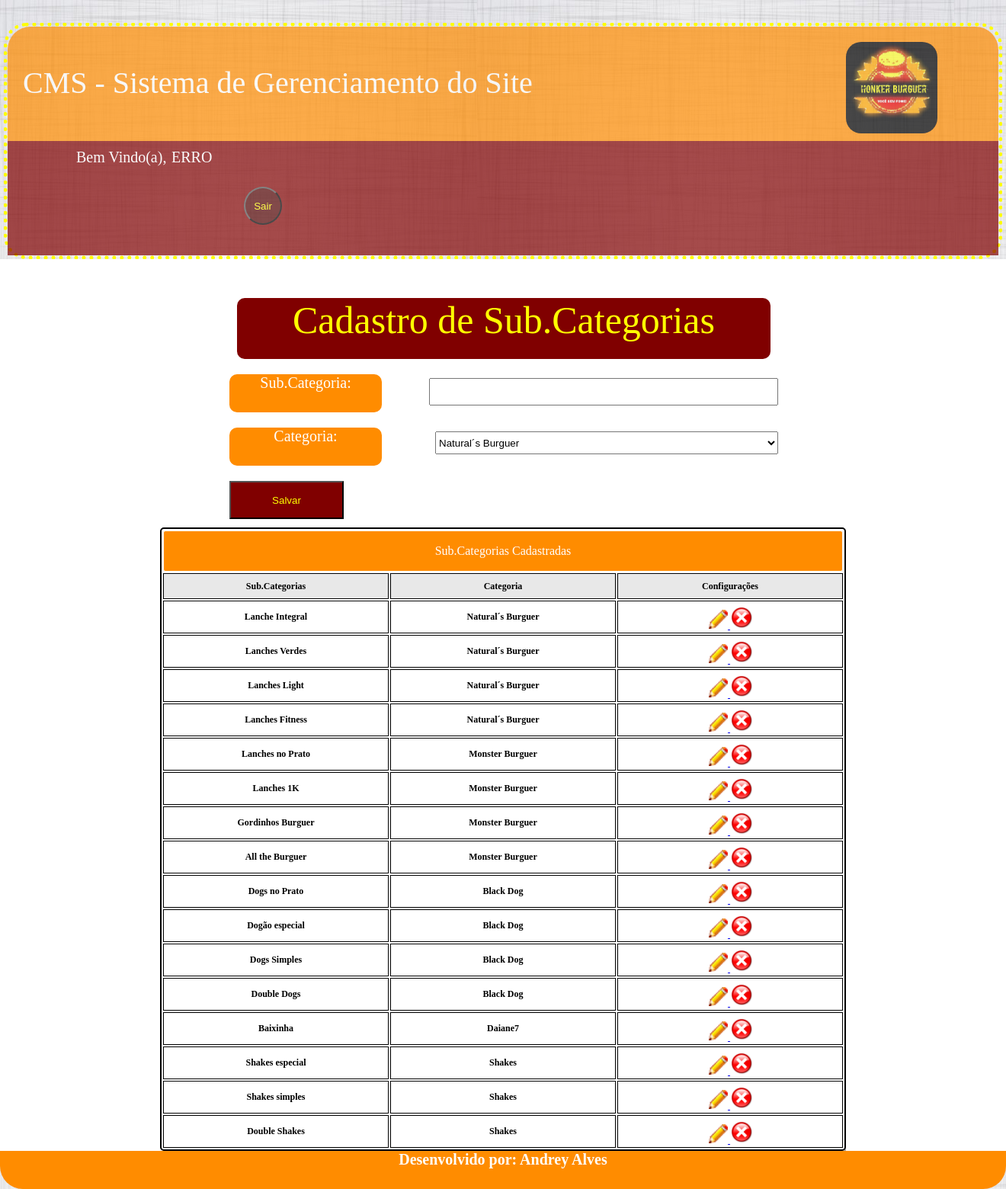
The page /CMS/subcategoriaAdm.php on the database its author committed.
### tables this page shows
CREATE TABLE `tblsubcat` (
  `idSubCat` int(11) NOT NULL AUTO_INCREMENT,
  `idCategoria` int(11) DEFAULT NULL,
  `subcat` varchar(45) DEFAULT NULL,
  PRIMARY KEY (`idSubCat`),
  KEY `idCategoria_idx` (`idCategoria`),
  CONSTRAINT `idCategoria` FOREIGN KEY (`idCategoria`) REFERENCES `tblcategorias` (`idCategoria`) ON DELETE NO ACTION ON UPDATE NO ACTION
);

CREATE TABLE `tblcategorias` (
  `idCategoria` int(11) NOT NULL AUTO_INCREMENT,
  `categoria` varchar(45) DEFAULT NULL,
  PRIMARY KEY (`idCategoria`)
);

### CMS/subcategoriaAdm.php (the view, shortened to what this page needs)
<?php
	$botao="Salvar";
	$subcat="";
?>
<!DOCTYPE html>
<html>
	<head>
		<link rel="stylesheet" type="text/css" href="CSS/styleAdm.css">
	</head>
	<body>
		<div id="principal">
			<header>
				<div id="conteudoheader">
					<div id="titulocms">
						<p>
							<a href="CMS.php" title="Voltar"> CMS - Sistema de Gerenciamento do Site </a>
						</p>
					</div>
					<div id="logo">
						<div>
							<img id="logoimg" src="Imagens/logoprincipal.jpg" alt=""/>
						</div>
					</div>
				</div>
			</header>
			<?php include('menuAdm.php'); ?>
			<section>
				<form name="frmsubcategorias" method="post" action="subcategoriaAdm.php">
					<div id="conteudoProduto">
						<div id="tituloinformacoes">
							<p>
								Cadastro de Sub.Categorias
							</p>
						</div>
						<div class="areadetexto_produtos">
							<p>
								Sub.Categoria:
							</p>
						</div>
						<div class="areadoinput_produtos">
							<input class="inputProduto" type="Text" name="txtSubCat" value="<?php echo($subcat); ?>">
						</div>
						<div class="areadetexto_integrantes">
							<p>Categoria:</p>
						</div>
						<div class="areadoinput_integrantes">
							<select class="inputBanda" name="optcategoria">
								<?php
									$sql = "select * from tblCategorias";
									$select=mysql_query($sql);
									while($rsconsulta=mysql_fetch_array($select)){
								?>
									<option value="<?php echo($rsconsulta['idCategoria']); ?>">
										<?php
											echo($rsconsulta['categoria']);
										?>
									</option>
								<?php
									}
								?>
							</select>
						</div>
						<div>
							<input id="salvar" value="<?php echo($botao); ?>" type="submit" name="btnSalvar">
						</div>
					</div>
				</form>
					<div id="consulta">
						<table id="tblconsulta">
							<tr>
								<td colspan="8" class="titulo_tabela_consulta">Sub.Categorias Cadastradas</td>
							 </tr>
							<tr>
								<td class="tblconsulta_td">Sub.Categorias</td>
								<td class="tblconsulta_td">Categoria</td>
								<td class="tblconsulta_td">Configurações</td>
							</tr>
							<?php
								$sql = "select * from tblSubCat as s
												inner join
												tblCategorias as c
												on s.idCategoria = c.idCategoria";
								$select = mysql_query($sql);
								while($rsconsulta = mysql_fetch_array($select)){
							?>
							<tr class="tblconsulta_tr">
								<td rowspan="1"><?php echo($rsconsulta['subcat']); ?></td>
								<td rowspan="1"><?php echo($rsconsulta['categoria']); ?></td>
								<td rowspan="1">
									<a href="subcategoriaAdm.php?modo=editar&codigo=<?php echo($rsconsulta['idSubCat']);?>">
										<img class="iconesAdm" src="icones/Modify16.png">
									</a>
									<a href="subcategoriaAdm.php?modo=excluir&codigo=<?php echo($rsconsulta['idSubCat']);?>">
										<img id="iconesAdmDelete" src="icones/error.png">
									</a>
								</td>
							</tr>
							<?php
								}
							?>
						</table>
					</div>
			</section>
			<?php include('rodapeAdm.php'); ?>
	</body>
</html>

### CMS/menuAdm.php (shortened to what this page needs)
<nav>
			<div id="login">
				<div id="bemvindo">
					<p>
						Bem Vindo(a),
					</p>
				</div>
				<div id="nomeusuario">
					<p>
						<?php
							if(isset($_SESSION['nome'])){
								echo($_SESSION['nome']);
							} else {
								echo("ERRO");
							}
						?>
					</p>
				</div>
				<div id="btnlogout">
				<form name="frmSair" method="post" action="menuAdm.php">
					<input id="botaologout" type="submit" name="btnlogout" value="Sair">
				</form>
				</div>
			</div>
	</div>

### CMS/rodapeAdm.php
<footer>
	<p>
		Desenvolvido por: Andrey Alves
	</p>
</footer>

### CMS/CSS/styleAdm.css (style rules this page uses)
body { margin:auto; background-image:url("../Imagens/fundo6.jpg"); font-family:Berlin Sans FB; }
.iconesAdm { width:25px; height:25px; margin-left:2px }
#iconesAdmDelete { width:30px; height:30px; margin-top:5px; }
#principal { width:1300px; height:auto; margin-top:30px; margin-left:auto; margin-right:auto; margin-bottom,:auto; border-radius:30px; border:5px dotted #FFFF00; }
header { width:100%; height:150px; background-color:#FF8C00; margin:auto; filter:alpha(opacity=70); opacity:0.7; z-index:5; border-radius:30px 30px 0px 0px; }
#conteudoheader { width:100%; height:150px; border:0px solid; }
#titulocms { width:700px; height:100px; margin-top:20px; margin-left:20px; border:0px solid; color:#fff; float:left; }
#titulocms p { font-size:40px; margin-top:30px; }
#titulocms a { color:#fff; text-decoration:none; }
#logo { width:120px; height:120px; border:0px solid; margin-top:20px; margin-right:80px; float:right; }
#logoimg { width:120px; height:120px; border-radius:20px; }
nav { width:100%; height:150px; border:0px solid; filter:alpha(opacity=70); margin:auto; opacity:0.7; background-color:#800000; }
#login { width:280px; height:110px; border:0px solid #fff; margin-top:5px; margin-left:80px; border-radius:5px; float:left; }
#bemvindo { width:135px; height:35px; border:0px solid; float:left; }
#bemvindo p { font-size:20px; margin-top:5px; margin-left:10px; color:#fff; }
#nomeusuario { width:auto; height:35px; margin-left:0px; border:0px solid; float:left; }
#nomeusuario p { font-size:20px; margin-top:5px; margin-left:0px; color:#fff; }
#btnlogout { margin-top:55px; float:right; }
#botaologout { width:50px; height:50px; margin-top:0px; background-color:#500000; color:#FFFF00; border-radius:100px; }
section { height:auto; background-color:#fff; border:0px solid; }
#salvar { width:150px; height:50px; margin-left:300px; margin-top:20px; background-color:#800000; color:#FFFF00; }
#tituloinformacoes { width:700px; height:80px; background-color:#800000; color:#FFFF00; border-radius:10px; margin:auto; }
#tituloinformacoes p { font-size:50px; text-align:center; }
.areadetexto_integrantes { width:200px; height:50px; background-color:#FF8C00; border-radius:10px; margin-left:300px; border:0px solid; }
.areadetexto_integrantes p { font-size:20px; text-align:center; color:#fff; }
.areadoinput_integrantes { width:auto; height:auto; margin-top:-45px; margin-right:300px; float:right; border:0px solid; }
.inputBanda { width:450px; height:30px; resize:none; }
#consulta { width:900px; height:auto; background-color:#FFFFFF; margin:auto; overflow:auto; border:0px solid; }
#tblconsulta { width:100%; height:auto; margin-left:auto; margin-right:auto; margin-top:10px; border:solid 2px; border-color:#000000; border-radius:5px 5px 5px 5px; box-shadow:5px 5px 5px #aaa; }
.titulo_tabela_consulta { background-color:#FF8C00; font-family:verdana; font-size:16px; text-align:center; height:50px; color:#ffffff; border-radius:3px 3px 3px 3px; }
.tblconsulta_td { width:100px; border:solid 0px; border-color:#CCCCCC; font-family:verdana; font-size:12px; font-weight:bold; height:30px; text-align:center; border-color:#DCDCDC; background-color:#E8E8E8; }
.tblconsulta_tr { max-width:100px; border:solid 1px; border-color:#CCCCCC; font-family:verdana; font-size:12px; font-weight:bold; height:25px; text-align:center; border-color:#DCDCDC; background-color:#ffffff; }
#conteudoProduto { width:100%; height:auto; border:1px solid #fff; }
.inputProduto { width:450px; height:30px; margin-right:50px; resize:none; }
.areadoinput_produtos { width:auto; height:auto; margin-top:-45px; margin-right:250px; float:right; border:0px solid; }
.areadetexto_produtos { width:200px; height:50px; background-color:#FF8C00; border-radius:10px; margin-left:300px; border:0px solid; font-size:20px; text-align:center; color:#fff; }
.areadetexto_produtos p { font-size:20px; text-align:center; color:#fff; }
#tblconsulta td { width:20%; border:solid 1px; }
footer { width:100%; height:50px; margin-top:-20px; border:0px solid; background-color:#FF8C00; border-radius:0px 0px 30px 30px; }
footer p { text-align:center; font-weight:bold; font-size:20px; color:#fff; }

### rows shown on the page
tblsubcat: subcat "Lanche Integral", idCategoria.categoria "Natural´s Burguer"
tblsubcat: subcat "Lanches Verdes", idCategoria.categoria "Natural´s Burguer"
tblsubcat: subcat "Lanches Light", idCategoria.categoria "Natural´s Burguer"
tblsubcat: subcat "Lanches Fitness", idCategoria.categoria "Natural´s Burguer"
tblsubcat: subcat "Lanches no Prato", idCategoria.categoria "Monster Burguer"
tblsubcat: subcat "Lanches 1K", idCategoria.categoria "Monster Burguer"
tblsubcat: subcat "Gordinhos Burguer", idCategoria.categoria "Monster Burguer"
tblsubcat: subcat "All the Burguer", idCategoria.categoria "Monster Burguer"
tblsubcat: subcat "Dogs no Prato", idCategoria.categoria "Black Dog"
tblsubcat: subcat "Dogão especial", idCategoria.categoria "Black Dog"
tblsubcat: subcat "Dogs Simples", idCategoria.categoria "Black Dog"
tblsubcat: subcat "Double Dogs", idCategoria.categoria "Black Dog"
tblsubcat: subcat "Baixinha", idCategoria.categoria "Daiane7"
tblsubcat: subcat "Shakes especial", idCategoria.categoria "Shakes"
tblsubcat: subcat "Shakes simples", idCategoria.categoria "Shakes"
tblsubcat: subcat "Double Shakes", idCategoria.categoria "Shakes"

### other values the page prints
form field optcategoria "Natural´s Burguer"
